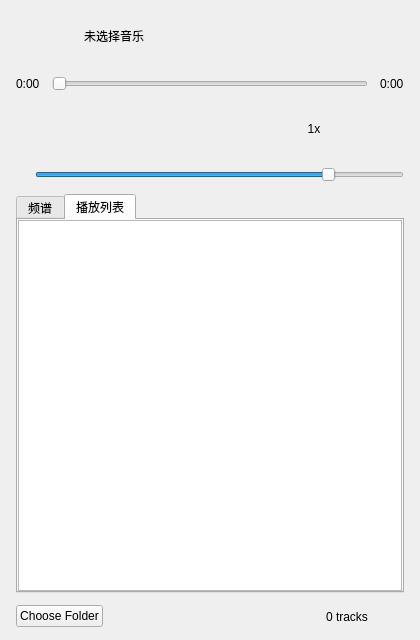
<?xml version="1.0" encoding="UTF-8"?>
<ui version="4.0">
 <class>AudiomaticPlayerWidget</class>
 <widget class="QWidget" name="AudiomaticPlayerWidget">
  <property name="geometry">
   <rect>
    <x>0</x>
    <y>0</y>
    <width>420</width>
    <height>640</height>
   </rect>
  </property>
  <property name="windowTitle">
   <string>AudiomaticPlayerWidget</string>
  </property>
  <layout class="QVBoxLayout" name="rootLayout">
   <property name="spacing">
    <number>12</number>
   </property>
   <property name="leftMargin">
    <number>16</number>
   </property>
   <property name="topMargin">
    <number>8</number>
   </property>
   <property name="rightMargin">
    <number>16</number>
   </property>
   <property name="bottomMargin">
    <number>12</number>
   </property>
   <item>
    <layout class="QHBoxLayout" name="headerLayout">
     <property name="spacing">
      <number>12</number>
     </property>
     <item>
      <widget class="QLabel" name="labelCover">
       <property name="minimumSize">
        <size>
         <width>56</width>
         <height>56</height>
        </size>
       </property>
       <property name="maximumSize">
        <size>
         <width>56</width>
         <height>56</height>
        </size>
       </property>
       <property name="text">
        <string/>
       </property>
       <property name="alignment">
        <set>Qt::AlignCenter</set>
       </property>
      </widget>
     </item>
     <item>
      <widget class="QLabel" name="labelTitle">
       <property name="text">
        <string>未选择音乐</string>
       </property>
       <property name="wordWrap">
        <bool>true</bool>
       </property>
      </widget>
     </item>
    </layout>
   </item>
   <item>
    <layout class="QHBoxLayout" name="timelineLayout">
     <item>
      <widget class="QLabel" name="labelTimeCurrent">
       <property name="text">
        <string>0:00</string>
       </property>
      </widget>
     </item>
     <item>
      <widget class="QSlider" name="sliderPosition">
       <property name="orientation">
        <enum>Qt::Horizontal</enum>
       </property>
       <property name="showValueTip" stdset="0">
        <bool>false</bool>
       </property>
      </widget>
     </item>
     <item>
      <widget class="QLabel" name="labelTimeTotal">
       <property name="text">
        <string>0:00</string>
       </property>
      </widget>
     </item>
    </layout>
   </item>
   <item>
    <layout class="QHBoxLayout" name="transportLayout">
     <item>
      <spacer name="transportSpacerLeft">
       <property name="orientation">
        <enum>Qt::Horizontal</enum>
       </property>
       <property name="sizeHint" stdset="0">
        <size>
         <width>40</width>
         <height>20</height>
        </size>
       </property>
      </spacer>
     </item>
     <item>
      <widget class="QToolButton" name="btnShuffle">
       <property name="text">
        <string/>
       </property>
       <property name="checkable">
        <bool>true</bool>
       </property>
       <property name="autoRaise">
        <bool>true</bool>
       </property>
      </widget>
     </item>
     <item>
      <widget class="QToolButton" name="btnPrevious">
       <property name="text">
        <string/>
       </property>
       <property name="autoRaise">
        <bool>true</bool>
       </property>
      </widget>
     </item>
     <item>
      <widget class="QToolButton" name="btnPlayPause">
       <property name="minimumSize">
        <size>
         <width>52</width>
         <height>52</height>
        </size>
       </property>
       <property name="maximumSize">
        <size>
         <width>52</width>
         <height>52</height>
        </size>
       </property>
       <property name="text">
        <string/>
       </property>
       <property name="autoRaise">
        <bool>true</bool>
       </property>
       <property name="accent" stdset="0">
        <bool>true</bool>
       </property>
      </widget>
     </item>
     <item>
      <widget class="QToolButton" name="btnNext">
       <property name="text">
        <string/>
       </property>
       <property name="autoRaise">
        <bool>true</bool>
       </property>
      </widget>
     </item>
     <item>
      <widget class="QToolButton" name="btnRepeat">
       <property name="text">
        <string/>
       </property>
       <property name="checkable">
        <bool>true</bool>
       </property>
       <property name="autoRaise">
        <bool>true</bool>
       </property>
      </widget>
     </item>
     <item>
      <widget class="QToolButton" name="btnSpeed">
       <property name="minimumSize">
        <size>
         <width>40</width>
         <height>0</height>
        </size>
       </property>
       <property name="text">
        <string>1x</string>
       </property>
       <property name="autoRaise">
        <bool>true</bool>
       </property>
      </widget>
     </item>
     <item>
      <spacer name="transportSpacerRight">
       <property name="orientation">
        <enum>Qt::Horizontal</enum>
       </property>
       <property name="sizeHint" stdset="0">
        <size>
         <width>40</width>
         <height>20</height>
        </size>
       </property>
      </spacer>
     </item>
    </layout>
   </item>
   <item>
    <layout class="QHBoxLayout" name="volumeLayout">
     <item>
      <widget class="QLabel" name="labelVolumeIcon">
       <property name="text">
        <string/>
       </property>
      </widget>
     </item>
     <item>
      <widget class="QSlider" name="sliderVolume">
       <property name="value">
        <number>80</number>
       </property>
       <property name="orientation">
        <enum>Qt::Horizontal</enum>
       </property>
       <property name="showValueTip" stdset="0">
        <bool>true</bool>
       </property>
      </widget>
     </item>
    </layout>
   </item>
   <item>
    <widget class="QTabWidget" name="contentTabs">
     <property name="sizePolicy">
      <sizepolicy hsizetype="Preferred" vsizetype="Expanding">
       <horstretch>0</horstretch>
       <verstretch>1</verstretch>
      </sizepolicy>
     </property>
     <property name="minimumSize">
      <size>
       <width>0</width>
       <height>220</height>
      </size>
     </property>
     <property name="currentIndex">
      <number>1</number>
     </property>
     <widget class="QWidget" name="tabSpectrum">
      <attribute name="title">
       <string>频谱</string>
      </attribute>
      <layout class="QVBoxLayout" name="spectrumTabLayout">
       <property name="leftMargin">
        <number>0</number>
       </property>
       <property name="topMargin">
        <number>0</number>
       </property>
       <property name="rightMargin">
        <number>0</number>
       </property>
       <property name="bottomMargin">
        <number>0</number>
       </property>
       <item>
        <widget class="SpectrumWidget" name="visualizer" native="true">
         <property name="sizePolicy">
          <sizepolicy hsizetype="Preferred" vsizetype="Expanding">
           <horstretch>0</horstretch>
           <verstretch>1</verstretch>
          </sizepolicy>
         </property>
        </widget>
       </item>
      </layout>
     </widget>
     <widget class="QWidget" name="tabPlaylist">
      <attribute name="title">
       <string>播放列表</string>
      </attribute>
      <layout class="QVBoxLayout" name="playlistTabLayout">
       <property name="leftMargin">
        <number>0</number>
       </property>
       <property name="topMargin">
        <number>0</number>
       </property>
       <property name="rightMargin">
        <number>0</number>
       </property>
       <property name="bottomMargin">
        <number>0</number>
       </property>
       <item>
        <widget class="QListWidget" name="listPlaylist">
         <property name="alternatingRowColors">
          <bool>false</bool>
         </property>
         <property name="selectionMode">
          <enum>QAbstractItemView::SingleSelection</enum>
         </property>
        </widget>
       </item>
      </layout>
     </widget>
    </widget>
   </item>
   <item>
    <layout class="QHBoxLayout" name="footerLayout">
     <item>
      <widget class="QPushButton" name="btnChooseFolder">
       <property name="text">
        <string>Choose Folder</string>
       </property>
       <property name="flat">
        <bool>false</bool>
       </property>
      </widget>
     </item>
     <item>
      <spacer name="footerSpacer">
       <property name="orientation">
        <enum>Qt::Horizontal</enum>
       </property>
       <property name="sizeHint" stdset="0">
        <size>
         <width>40</width>
         <height>20</height>
        </size>
       </property>
      </spacer>
     </item>
     <item>
      <widget class="QLabel" name="labelTrackCount">
       <property name="text">
        <string>0 tracks</string>
       </property>
      </widget>
     </item>
     <item>
      <widget class="QToolButton" name="btnSettings">
       <property name="text">
        <string/>
       </property>
       <property name="autoRaise">
        <bool>true</bool>
       </property>
      </widget>
     </item>
    </layout>
   </item>
  </layout>
 </widget>
 <customwidgets>
  <customwidget>
   <class>SpectrumWidget</class>
   <extends>QWidget</extends>
   <header location="global">spectrumwidget.h</header>
  </customwidget>
 </customwidgets>
 <resources/>
 <connections/>
</ui>
